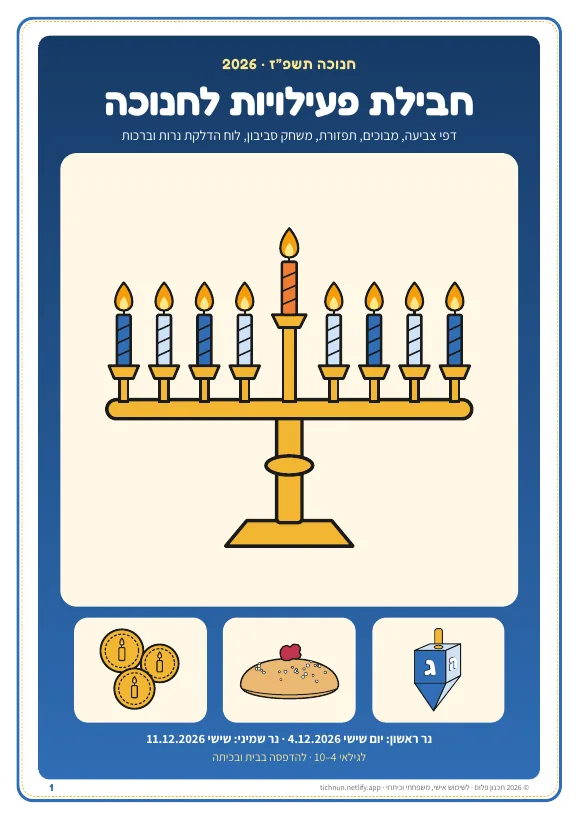
#> input picture docs/p/hanukkah-activity-pack/img/cover.webp, 579 x 819 px
$ python site_pages.py
#> lines starting #> are read from the running program, lines starting #| are printed output that depends on the picture
### products/hanukkah/site_common.py
"""Page shell for the Hanukkah pages (he RTL under docs/p, docs/tools, docs/hanukkah; en LTR under docs/en/hanukkah).
Uses the shared design system (assets/site.css, site.js, checkout.js). English pages carry their own static
header/footer (site.js only injects into #site-header/#site-footer, which English pages don't have)."""
import json
import re
import sys
from pathlib import Path

DOCS = Path(__file__).resolve().parents[2] / "docs"
sys.path.insert(0, str(Path(__file__).resolve().parents[2] / "tools" / "site"))
from site_config import BASE_URL as BASE, BRAND, BRAND_LATIN  # noqa: E402

UPDATED = "2026-11-17"

EXTRA_CSS = """
.hk-hero-img{border-radius:var(--radius);border:1px solid var(--border);box-shadow:var(--shadow-lg);background:#fff;width:100%;height:auto}
.hk-list{padding-inline-start:1.2rem}.hk-list li{margin:.3rem 0}
.hk-pages{display:grid;gap:1rem;grid-template-columns:repeat(2,1fr)}@media(min-width:760px){.hk-pages{grid-template-columns:repeat(4,1fr)}}
.hk-pages figure{margin:0}.hk-pages img{width:100%;height:auto;border:1px solid var(--border);border-radius:var(--radius-sm);box-shadow:var(--shadow);background:#fff}
.hk-pages figcaption{font-size:.9rem;color:var(--muted);text-align:center;margin-top:.35rem}
.hk-dates{width:100%;border-collapse:collapse;font-size:.98rem}.hk-dates th,.hk-dates td{border:1px solid var(--border);padding:.45rem .6rem;text-align:center}
.hk-dates th{background:var(--surface-2)}
.hk-tiles{display:grid;gap:.75rem;grid-template-columns:repeat(2,1fr)}@media(min-width:640px){.hk-tiles{grid-template-columns:repeat(4,1fr)}}
.hk-tile{background:var(--surface);border:1px solid var(--border);border-radius:var(--radius);padding:.9rem}
.hk-tile .k{font-weight:700;color:var(--muted);font-size:.92rem}.hk-tile .v{font-size:1.7rem;font-weight:800;font-variant-numeric:tabular-nums;color:var(--primary)}
.hk-tile .s{font-size:.85rem;color:var(--muted)}
.hk-ing{width:100%;border-collapse:collapse}.hk-ing td{border-bottom:1px solid var(--border);padding:.35rem .25rem}.hk-ing td.num{text-align:end;font-weight:700;font-variant-numeric:tabular-nums;white-space:nowrap}
.hk-note{font-size:.9rem;color:var(--muted)}
.hk-bracha{font-family:'Noto Sans Hebrew','Assistant',sans-serif;font-size:1.3rem;line-height:1.9;background:var(--surface-2);border-radius:var(--radius-sm);padding:.6rem 1rem;margin:.5rem 0}
.prose img{max-width:100%;height:auto;border-radius:var(--radius-sm);border:1px solid var(--border)}
.en-header .brand small{display:none}
@media(max-width:480px){.en-header .brand span{display:none}.en-header .nav a{padding:.4rem .4rem}}
.lang-switch{font-weight:700;font-size:.92rem}
"""

EN_LOGO = ('<svg class="brand-mark" viewBox="0 0 64 64" aria-hidden="true"><rect width="64" height="64" rx="14" fill="#0e6b63"/>'
           '<path d="M32 12l5.6 12.4 13.4 1.4-10 9.1 2.8 13.2L32 41.4l-11.8 6.7 2.8-13.2-10-9.1 13.4-1.4z" fill="#f0b44c"/></svg>')


def esc(s):
    return s.replace("&", "&amp;").replace('"', "&quot;").replace("<", "&lt;")


def strip(s):
    return re.sub(r"<[^>]+>", "", s)


# [18 lines left out: functions en_header, en_footer, not called in this run]


def page(path, title, desc, body, jsonld=(), og_image=None, crumbs=(), lang="he", buy=False, scripts=(), alt=None,
         noindex=False, og_type=None):
    """path like 'p/x/' relative to docs. crumbs: [(name, path)]. alt: path of the other-language equivalent (hreflang)."""
#> called with path = 'p/hanukkah-activity-pack/', og_image = 'p/hanukkah-activity-pack/img/cover.webp', lang = 'he', buy = True, scripts = (), alt = 'en/hanukkah/activity-pack/', noindex = False
    depth = path.strip("/").count("/") + 1 if path.strip("/") else 0
    up = "../" * depth
    url = BASE + path
    og = BASE + (og_image or "assets/og-default.png")
    home = ("ראשי", "") if lang == "he" else ("Hanukkah 2026", "en/hanukkah/")
    trail = [home] + [c for c in crumbs if c[1] != home[1]]
    bc = {"@context": "https://schema.org", "@type": "BreadcrumbList", "itemListElement": [
        {"@type": "ListItem", "position": i + 1, "name": n, "item": BASE + p} for i, (n, p) in enumerate(trail)]}
    lds = "\n".join(f'<script type="application/ld+json">\n{json.dumps(j, ensure_ascii=False)}\n</script>' for j in [*jsonld, bc])
    crumb = f'<nav class="breadcrumbs" aria-label="{"פירורי לחם" if lang == "he" else "Breadcrumbs"}">'
    for i, (n, p) in enumerate(trail):
        if i:
            crumb += '<span aria-hidden="true">›</span>'
        crumb += n if p == path else f'<a href="{up}{p}">{n}</a>'
    crumb += "</nav>"
    hreflang = ""
    if alt:
        he_url, en_url = (url, BASE + alt) if lang == "he" else (BASE + alt, url)
        hreflang = (f'<link rel="alternate" hreflang="he" href="{he_url}">\n<link rel="alternate" hreflang="en" href="{en_url}">\n'
                    f'<link rel="alternate" hreflang="x-default" href="{he_url if lang == "he" else en_url}">\n')
    js = [f'<script src="{up}assets/site.js"></script>']
    if buy:
        js.append(f'<script src="{up}assets/checkout.js"></script>')
    js += [s.replace("{up}", up) for s in scripts]
    if lang == "he":
        head_html, foot_html = '<header id="site-header"></header>', '<footer id="site-footer"></footer>'
    else:
        head_html, foot_html = en_header(up, alt), en_footer(up)
    robots = '<meta name="robots" content="noindex">\n' if noindex else ""
    html = f"""<!doctype html>
<html lang="{lang}" dir="{"rtl" if lang == "he" else "ltr"}">
<head>
<meta charset="utf-8">
<meta name="viewport" content="width=device-width, initial-scale=1">
<title>{esc(title)}</title>
<meta name="description" content="{esc(desc)}">
{robots}<link rel="canonical" href="{url}">
{hreflang}<meta property="og:type" content="{og_type or ('product' if buy else 'website')}">
<meta property="og:locale" content="{"he_IL" if lang == "he" else "en_US"}">
<meta property="og:site_name" content="{BRAND if lang == "he" else BRAND_LATIN}">
<meta property="og:title" content="{esc(title)}">
<meta property="og:description" content="{esc(desc)}">
<meta property="og:url" content="{url}">
<meta property="og:image" content="{og}">
<meta name="twitter:card" content="summary_large_image">
<meta name="theme-color" content="#0e6b63">
<link rel="icon" type="image/svg+xml" href="{up}assets/favicon.svg">
<link rel="preconnect" href="https://fonts.googleapis.com">
<link rel="preconnect" href="https://fonts.gstatic.com" crossorigin>
<link rel="stylesheet" href="https://fonts.googleapis.com/css2?family=Assistant:wght@400;600;700;800&family=Noto+Sans+Hebrew:wght@400;700&display=swap">
<link rel="stylesheet" href="{up}assets/site.css">
<style>{EXTRA_CSS}</style>
{lds}
</head>
<body>
{head_html}
<main id="main">
{body.replace("{CRUMBS}", crumb).replace("{up}", up)}
</main>
{foot_html}
{chr(10).join(js)}
</body>
</html>
"""
    out = DOCS / path / "index.html"
    out.parent.mkdir(parents=True, exist_ok=True)
    html = fix_img_sizes(html, out.parent)
    out.write_text(html, encoding="utf-8")
    return out


def fix_img_sizes(html, page_dir):
    """Set width/height of local <img> tags from the real image files (avoids layout shift)."""
    from PIL import Image

    def rep(m):
        tag = m.group(0)
        src = re.search(r'src="([^"]+)"', tag)
        if not src or src.group(1).startswith("http"):
            return tag
        f = (page_dir / src.group(1)).resolve()
        if not f.exists():
            raise FileNotFoundError(f"{f} (in {page_dir})")
        w, h = Image.open(f).size
#> w = 579; h = 819
        tag = re.sub(r'\swidth="\d+"', f' width="{w}"', tag)
        tag = re.sub(r'\sheight="\d+"', f' height="{h}"', tag)
        return tag
    return re.sub(r"<img\b[^>]*>", rep, html)
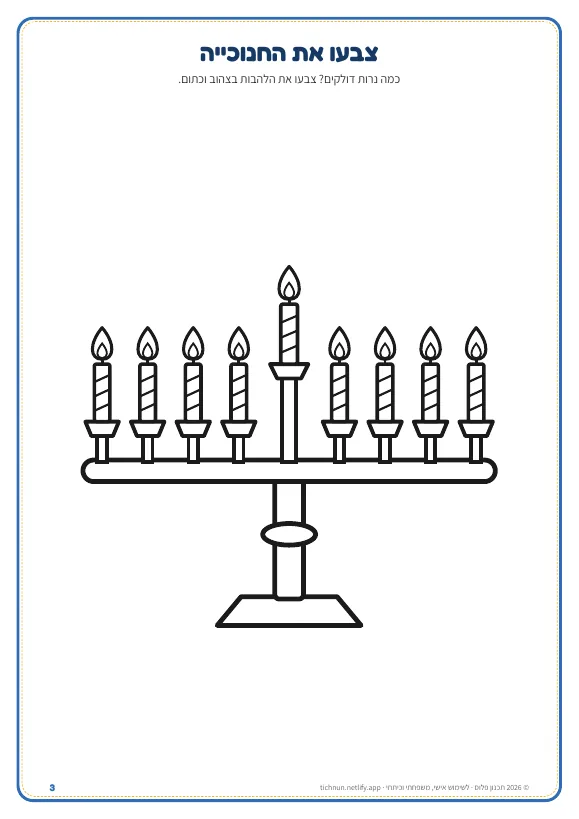
#> input picture docs/p/hanukkah-activity-pack/img/coloring.webp, 579 x 819 px
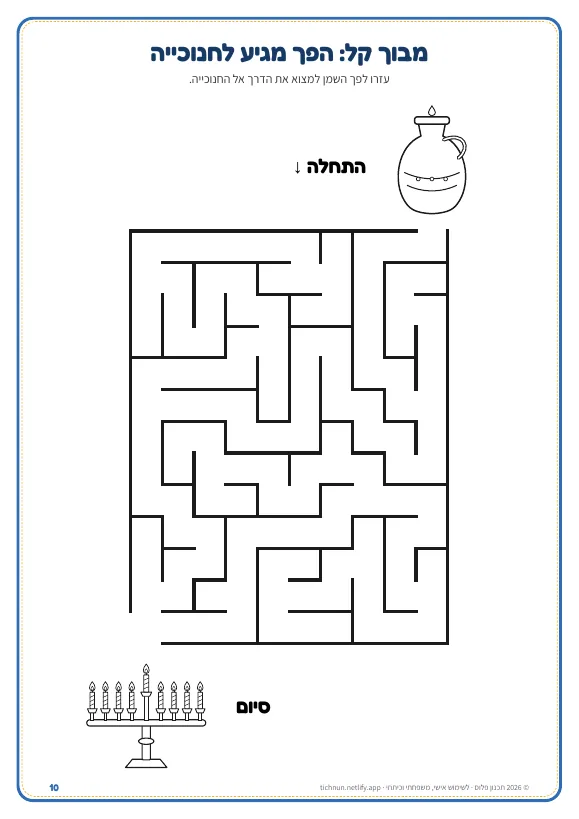
#> input picture docs/p/hanukkah-activity-pack/img/maze.webp, 579 x 819 px


def faq_html(items):
    return '<div class="faq">' + "".join(f"<details><summary>{q}</summary><p>{a}</p></details>" for q, a in items) + "</div>"


def faq_ld(items):
    return {"@context": "https://schema.org", "@type": "FAQPage", "mainEntity": [
        {"@type": "Question", "name": strip(q), "acceptedAnswer": {"@type": "Answer", "text": strip(a)}} for q, a in items]}


# [6 lines left out: function article_ld, not called in this run]


def product_ld(name, desc, path, price, images, currency="ILS", lang="he"):
    return {"@context": "https://schema.org", "@type": "Product", "name": name, "description": desc,
            "image": [BASE + i for i in images], "brand": {"@type": "Brand", "name": BRAND if lang == "he" else BRAND_LATIN},
            "offers": {"@type": "Offer", "price": str(price), "priceCurrency": currency, "availability": "https://schema.org/InStock",
                       "url": BASE + path}}


# [4 lines left out: function app_ld, not called in this run]

### products/hanukkah/site_pages.py
#!/usr/bin/env python3
"""Generate all Hanukkah pages (he + en).  Run: python3 site_pages.py"""
import json

from site_common import page, faq_html, faq_ld, product_ld, app_ld, article_ld, BASE
import pack

# ------------------------------------------------------------------ paths
HE_PACK, HE_PLAN, HE_HUB, HE_TOOL = "p/hanukkah-activity-pack/", "p/hanukkah-party-planner/", "hanukkah/", "tools/sufganiyot-calculator/"
HE_G1, HE_G2, HE_G3 = "hanukkah/hanukkah-2026-dates/", "hanukkah/kids-activities/", "hanukkah/hanukkah-party/"
EN = "en/hanukkah/"
EN_PACK, EN_PLAN, EN_TOOL = EN + "activity-pack/", EN + "party-planner/", EN + "latke-calculator/"
EN_G1, EN_G2, EN_THANKS, EN_TERMS = EN + "when-is-hanukkah-2026/", EN + "how-to-play-dreidel/", EN + "thanks/", EN + "terms/"
PIMG, LIMG, EIMG = HE_PACK + "img/", HE_PLAN + "img/", EN + "img/"

HE_DATES_TABLE = ('<div class="table-wrap"><table class="hk-dates"><caption class="sr-only">הדלקת נרות חנוכה 2026</caption>'
                  '<tr><th>נר</th><th>ערב</th><th>תאריך</th><th>תאריך עברי</th><th>נרות + שמש</th></tr>'
                  + "".join(f"<tr><td>{n}</td><td>{d}</td><td>{g}</td><td>{h}</td><td>{n} + 1</td></tr>" for n, d, g, h in pack.NIGHTS_HE)
                  + "</table></div>")
EN_DATES_TABLE = ('<div class="table-wrap"><table class="hk-dates"><caption class="sr-only">Hanukkah 2026 candle lighting</caption>'
                  '<tr><th>Night</th><th>Evening of</th><th>Candles + shamash</th></tr>'
                  + "".join(f"<tr><td>{n}</td><td>{d}, {g}, 2026</td><td>{n} + 1</td></tr>" for n, d, g in pack.NIGHTS_EN)
                  + "</table></div>")
BRACHOT_HE_HTML = "".join(f'<p class="hk-bracha" lang="he" dir="rtl">{b}</p>' for b in pack.BRACHOT_HE)


def pages_grid(items, base):
    return '<div class="hk-pages">' + "".join(
        f'<figure><img src="{base}{f}.webp" loading="lazy" width="579" height="{h}" alt="{alt}"><figcaption>{cap}</figcaption></figure>'
        for f, h, alt, cap in items) + "</div>"


# ================================================================== HEBREW
# ---------------------------------------------------------------- activity pack
faq_pack = [
    ("לאיזה גיל זה מתאים?", "לילדים בגילאי 4 עד 10. יש דפי צביעה פשוטים לקטנים, מבוך קל ומבוך מאתגר, תפזורת ודף «כמה נרות?» לתרגול ספירה."),
    ("כמה פעמים אפשר להדפיס?", "כמה שרוצים, לשימוש אישי, משפחתי וכיתתי (גננות ומורות מוזמנות להדפיס לכל הכיתה). לא למכירה חוזרת או להפצה ברשת."),
    ("באיזה גודל הדפים?", "קובץ PDF אחד בגודל A4, 20 עמודים, באיכות וקטורית — הקווים חדים גם בהדפסה ביתית רגילה."),
    ("הברכות כתובות בניקוד?", "כן. שלוש ברכות הדלקת הנרות בניקוד מלא, בגופן גדול וברור. את השם כתבנו בקיצור (ה׳) כדי שאפשר יהיה להשתמש בדף בלי חשש."),
    ("התאריכים נכונים ל-2026?", "כן. נר ראשון ביום שישי 4.12.2026 בערב, ונר שמיני בשישי 11.12.2026. לוח ההדלקה כולל תאריך לועזי ועברי לכל ערב."),
    ("איך מקבלים את הקובץ?", "מיד אחרי התשלום ב-PayPal (אפשר גם בכרטיס אשראי, בלי חשבון) נפתח דף הורדה עם הקובץ."),
]
body = f"""
<section class="hero"><div class="container">{{CRUMBS}}
<div class="split"><div>
<h1>חבילת פעילויות לחנוכה 2026 – דפי צביעה ומשחקים להדפסה</h1>
<p class="lead">20 עמודים מוכנים להדפסה לילדים: דפי צביעה לחנוכה, מבוכים, תפזורת, משחק סביבון עם דף ניקוד, סביבון לגזירה, לוח הדלקת נרות לחנוכה 2026 וברכות בניקוד.</p>
</div>
<div id="buy" class="buy" data-product="hanukkah-activity-pack" data-compact="1"></div>
<ul class="hero-points"><li>20 עמודים, PDF בגודל A4</li><li>איורים מקוריים, קווים עבים ונקיים</li><li>גילאי 4–10</li><li>מדפיסים כמה שרוצים</li><li>הורדה מיידית</li></ul>
</div>
<p class="hk-note mt-2">רוצים גם לתכנן את המסיבה? <a href="{{up}}hanukkah/">בחבילת החנוכה</a> מקבלים את הפעילויות + מתכנן המסיבה ב-₪29 במקום ₪38.</p>
</div></section>
<section class="section alt"><div class="container">
<div class="section-head"><h2>הצצה לעמודים</h2><p class="muted">צילומים מהקובץ עצמו.</p></div>
{pages_grid([("cover", 842, "עמוד השער של חבילת הפעילויות לחנוכה", "שער"),
             ("coloring", 842, "דף צביעה של חנוכייה", "דף צביעה: חנוכייה"),
             ("maze", 842, "מבוך חנוכה לילדים", "מבוך קל"),
             ("wordsearch", 842, "תפזורת חנוכה בעברית", "תפזורת חנוכה"),
             ("dreidel-rules", 842, "חוקי משחק הסביבון", "משחק הסביבון"),
             ("diy", 842, "סביבון לגזירה והדבקה", "סביבון לגזירה"),
             ("chart", 842, "לוח הדלקת נרות חנוכה 2026", "לוח הדלקת נרות 2026"),
             ("blessings", 842, "ברכות הדלקת נרות חנוכה בניקוד", "ברכות בניקוד")], "img/")}
</div></section>
<section class="section"><div class="container">
<div class="section-head"><h2>מה יש בחבילה</h2></div>
<div class="grid cols-3">
<div class="card feature"><span class="ic" aria-hidden="true">🖍️</span><div><h3>5 דפי צביעה</h3><p>חנוכייה, סביבונים, סופגנייה ולביבות, חנוכייה בחלון ופך השמן — עם משפט קצר על החג בכל דף.</p></div></div>
<div class="card feature"><span class="ic" aria-hidden="true">🧩</span><div><h3>משחקי חשיבה</h3><p>מבוך קל ומבוך מאתגר, תפזורת עם 13 מילים, צביעה לפי מספרים ודף «כמה נרות?» לספירה.</p></div></div>
<div class="card feature"><span class="ic" aria-hidden="true">🎲</span><div><h3>משחק הסביבון</h3><p>חוקים פשוטים עם איור לכל אות (נ, ג, ה, פ), דף ניקוד ל-5 שחקנים וסביבון נייר לגזירה.</p></div></div>
<div class="card feature"><span class="ic" aria-hidden="true">🕎</span><div><h3>לוח הדלקה 2026</h3><p>שמונה הלילות עם תאריך לועזי ועברי, כמה נרות בכל ערב, והערות לשישי ולמוצאי שבת.</p></div></div>
<div class="card feature"><span class="ic" aria-hidden="true">📜</span><div><h3>ברכות בניקוד</h3><p>שלוש ברכות ההדלקה באותיות גדולות, להניח ליד החנוכייה.</p></div></div>
<div class="card feature"><span class="ic" aria-hidden="true">💌</span><div><h3>מעשים טובים וברכות</h3><p>לוח «8 לילות של מעשים טובים», שתי ברכות לחג לגזירה, ודף פתרונות להורים.</p></div></div>
</div></div></section>
<section class="section alt"><div class="container narrow">
<h2>שאלות נפוצות</h2>{faq_html(faq_pack)}
<h2 class="mt-4">עוד לחנוכה</h2>
<ul class="hk-list"><li><a href="{{up}}{HE_G2}">פעילויות לחנוכה לילדים: רעיונות לבית ולגן</a></li>
<li><a href="{{up}}{HE_G1}">חנוכה 2026: מתי מדליקים, ברכות וסדר ההדלקה</a></li>
<li><a href="{{up}}{HE_TOOL}">מחשבון: כמה סופגניות ולביבות צריך?</a></li>
<li><a href="{{up}}{HE_PLAN}">מתכנן מסיבת חנוכה באקסל</a></li></ul>
<div class="mt-3"><div class="buy" data-product="hanukkah-activity-pack" data-compact="1"></div></div>
</div></section>
<div class="buy-bar"><span><strong>פעילויות לחנוכה</strong> · <span class="price">₪19</span></span><a class="btn small" href="#buy">לרכישה</a></div>
"""
t = "חבילת פעילויות לחנוכה 2026 – דפי צביעה, מבוכים ותפזורת להדפסה | תכנון פלוס"
d = "20 דפי פעילות לחנוכה להדפסה: דפי צביעה, מבוכים, תפזורת, משחק סביבון, סביבון לגזירה, לוח הדלקת נרות 2026 וברכות בניקוד. PDF בגודל A4, ₪19."
#> (the run stopped early here; a loop or call above may not have finished)
